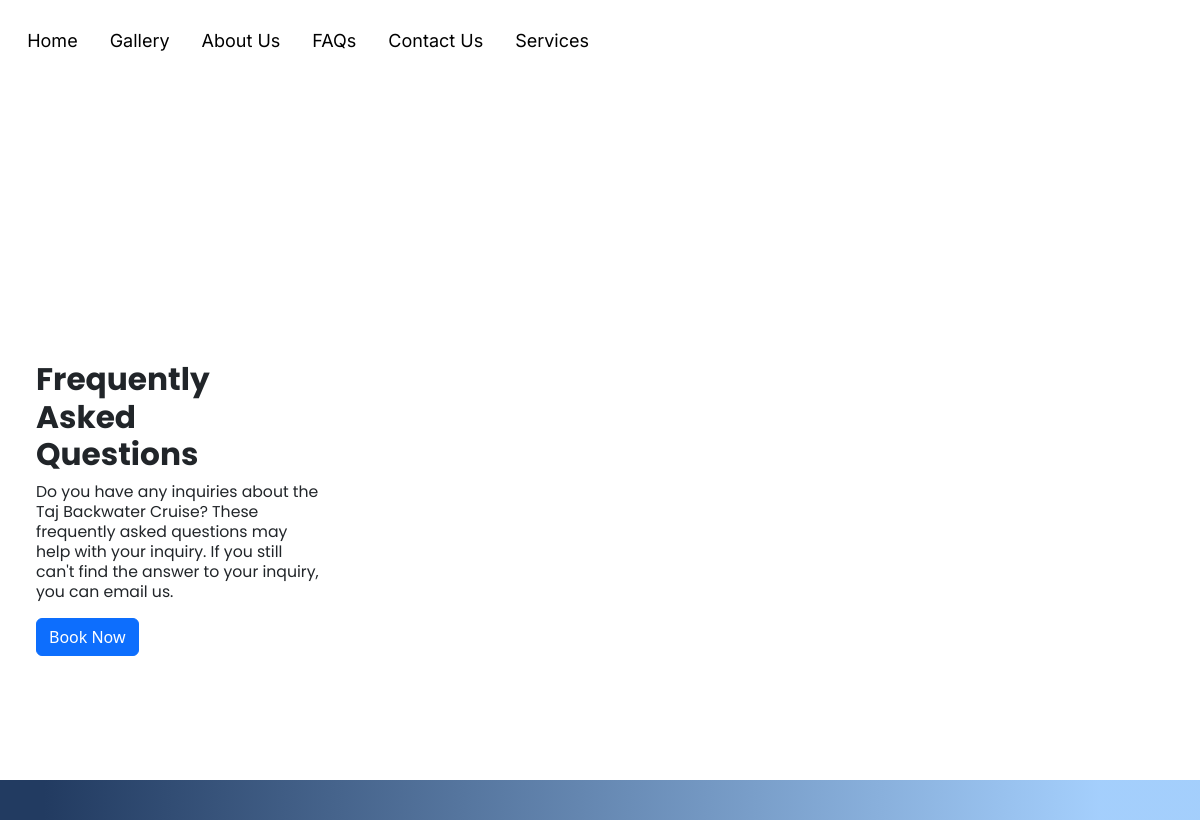
Before: /faq/learnmore with the older database file.
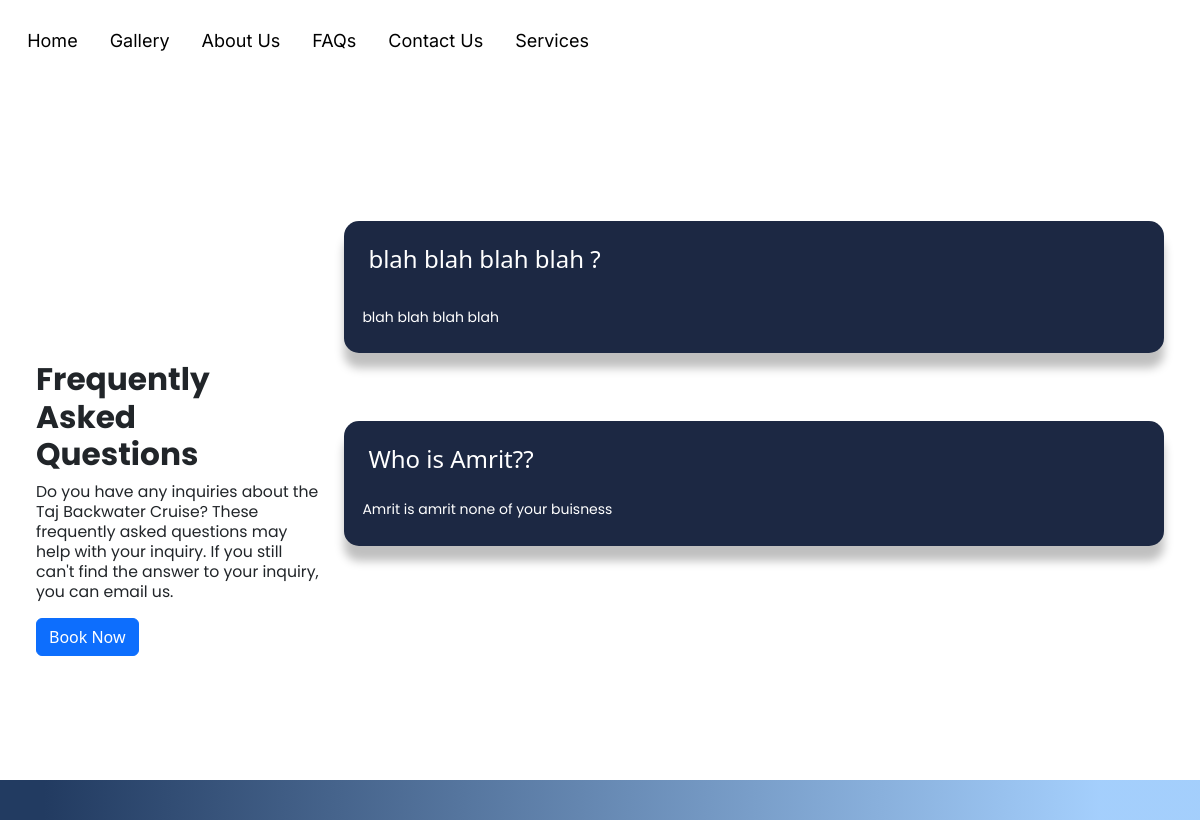
After: the same page with the newer database file.
### root/models.py (models this page shows)
class Faq(models.Model):
    question = models.TextField()
    answer = models.TextField()
    date = models.DateTimeField(auto_now=True)

### root/views.py (the view)
# urls.py: path('faq/learnmore', faq_page , name='Faq-learnmore'),
def faq_page(request):
    faqs = Faq.objects.all()
    return render(request, 'root/faqmobile.html',{'faqs':faqs})

### templates/root/faqmobile.html (shortened to what this page needs)
{% load static %}
<!DOCTYPE html>
<html lang="en">
<head>
    <link href="https://cdn.jsdelivr.net/npm/bootstrap@5.3.0-alpha1/dist/css/bootstrap.min.css" rel="stylesheet">
    <link rel="stylesheet" href="{% static 'css/faqmobile.css' %}">
    <link rel="stylesheet" href="{% static 'css/footer.css' %}">
</head>
<body>
          <nav class="navbar">
      <div class="navbar-links">
        <ul>
          <li><a href="{% url 'Home-Page' %}">Home</a></li>
          <li><a href="{% url 'Home-Page' %}#gallery">Gallery</a></li>
           <li><a href="{% url 'Home-Page' %}#aboutus">About Us</a></li>
           <li id="hide"><a href="{% url 'Faq-learnmore' %}">FAQs</a></li>
           <li><a href="{% url 'Home-Page' %}#contact">Contact Us</a></li>
           <li><a href="{% url 'service-page' %}">Services</a></li>
          </ul>
      </div>
    </nav>
    <div class="faq-sec" id="faq">
        <div class="flex">
         <div class="left">
             <h4>Frequently Asked Questions</h4>
             <p>Do you have any inquiries about the Taj Backwater Cruise? These frequently asked questions may help with your inquiry. If you still can't find the answer to your inquiry, you can email us.</p>
             <button type="button" class="btn btn-primary"><a href="{% url 'service-page' %}#list">Book Now</a></button>
            </div>
          <div class="right">
          {% for faq in faqs %}
            <div class="faqs">
              <div class="head">
                 <div class="heading">
                  <h4>{{faq.question}}?</h4>
                 </div>
              </div>
              <div class="cont" style="padding-left: 1.5vw;">
                <p>{{faq.answer}}</p>
              </div>
            </div>
            {% endfor %}
       </div>
    </div>
    <footer class="footer" style="bottom: -60px;"></footer>
</body>
</html>

Changed rows visible on the page:
added Faq: question "blah blah blah blah", answer "blah blah blah blah"
added Faq: question "Who is Amrit?", answer "Amrit is amrit none of your buisness"
